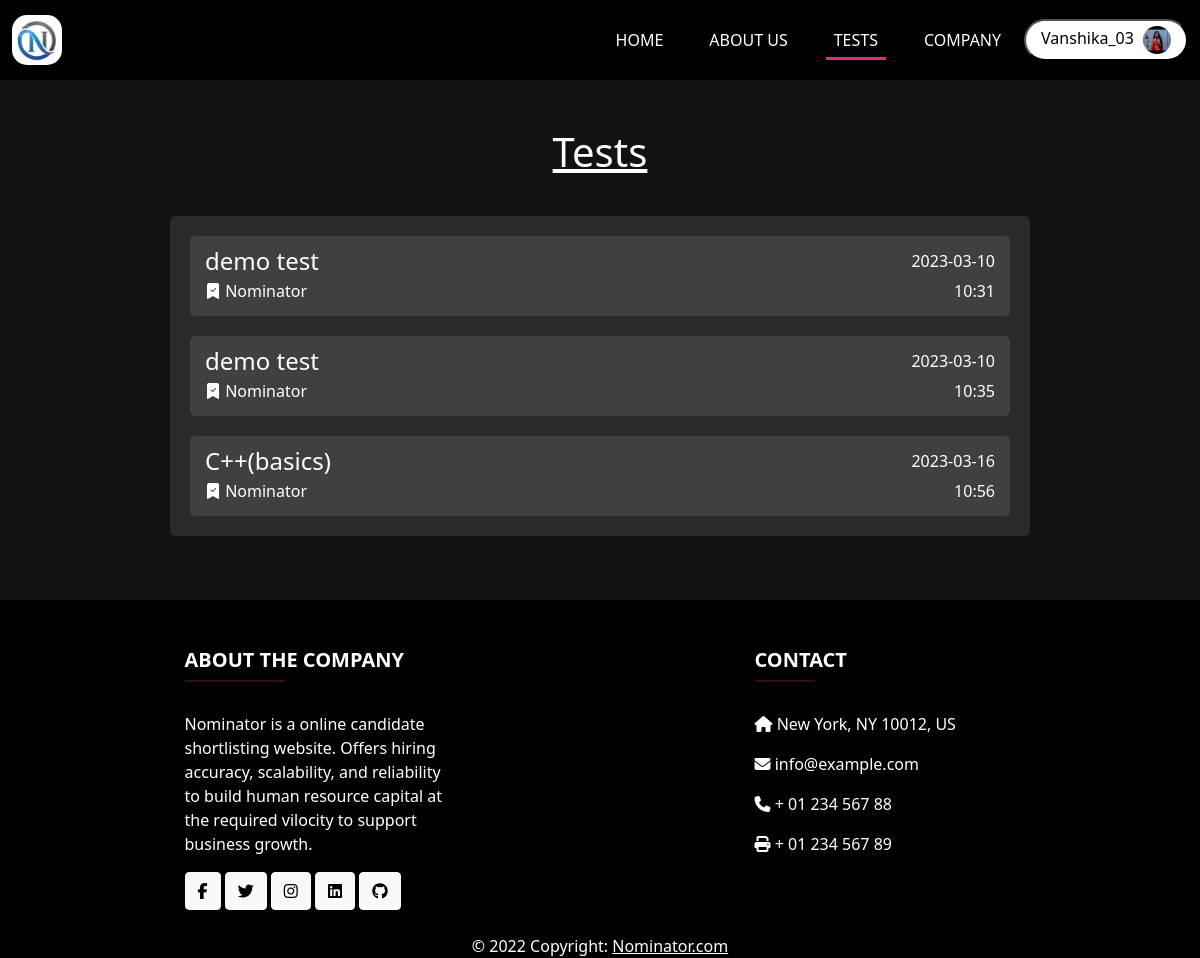
Screenshot of /tests (signed in) with the database file from the repository.
### models.py (models this page shows, shortened)
class Candidate(db.Model, UserMixin):
    username = db.Column(db.String(100), primary_key=True)
    email = db.Column(db.String(100), unique=True, nullable=False)
    password = db.Column(db.String(100), unique=True, nullable=False)
    firstname = db.Column(db.String(100), nullable=False)
    lastname = db.Column(db.String(100))
    linkedin = db.Column(db.String(100))
    github = db.Column(db.String(100))
    resume = db.Column(db.String(200), default=False)
    gender = db.Column(db.Enum(CandidateGender))
    about_me = db.Column(db.String(500), nullable = True)
    profile_pic = db.Column(db.String(200) , nullable = True , default = 'default_pic.jpg')
    skills = db.relationship('Skill', secondary="candidate_skills", backref='candidate', lazy=True)

class TechnicalTest(db.Model):
    id = db.Column(db.Integer, primary_key=True)
    name = db.Column(db.String(255), nullable=False)
    description = db.Column(db.Text, nullable=True)
    owner_company = db.Column(db.String(100), db.ForeignKey("company.username"))
    duration = db.Column(db.Integer, nullable=False)
    created_at = db.Column(db.DateTime, nullable=False, default=datetime.utcnow)
    job_role = db.Column(db.String(255), nullable=False)
    is_public = db.Column(db.Boolean, nullable=False)
    questions = db.relationship('TechnicalQuestion', secondary="question_test", backref='technical_test')

### views.py (the view)
@app.route('/tests')
def tests():
    all_tests = TechnicalTest.query.all()
    return render_template('tests.html', tests=all_tests)

### app.py (called while the page is built)
@login_manager.user_loader
def load_user(username):
    user = Company.query.filter_by(username=username).first()
    if not user:
        user = Candidate.query.filter_by(username=username).first()
    return user

### templates/tests.html (shortened to what this page needs)
{% extends 'base.html' %}
{% block css %}
    <link rel="stylesheet" href="{{url_for('static', filename='css/tests.css')}}">
{% endblock %}
{% block body %}
<div class="test-body">
    <div class="container mt-5 mb-5">
        <h1 class="test-heading">Tests</h1>
        <div class="test-main-container">
          {% if tests|length > 0 %}
              <ul class="test-list-container">
                {% for test in tests %}
                <a href="/test/{{test.id}}" class="test-anchor">
                    <li class="test-container">
                      <div class="test-container-row">
                        <h4 class="test-elements">{{test.name}}</h4>
                        <p class="test-elements">{{test.created_at.strftime('%Y-%m-%d')}}</p>
                      </div>
                      <div class="test-container-row">
                        <h6 class="test-elements">
                          <i class="bi bi-bookmark-check-fill"></i>&nbsp;{{test.owner_company}}
                        </h6>
                        <p class="test-elements">{{test.created_at.strftime('%H:%M')}}</p>
                      </div>
                    </li>
                </a>
                {% endfor %}
              </ul>
          {% endif %}
        </div>
    </div>
</div>
{% endblock %}

### templates/navbar.html (shortened to what this page needs)
{% block css %}
    <link rel="stylesheet" href="{{url_for('static', filename='css/navbar.css')}}">
{% endblock %}
<nav class="navbar sticky-top navbar-expand-md navbar-light bg-dark">
    <div class="container-fluid">
        <a href="/" class="navbar-brand">
            <img id="logo" src="{{url_for('static', filename='img/logo.png')}}" width="50" height="50" alt="CoolBrand">
        </a>
        <div class="collapse navbar-collapse" id="navbarCollapse">
            <div class="navbar-nav ms-auto">
                <a href="/" id="clickid1" class="nav-item nav-link">Home</a>
                <a href="/about" id="clickid2" class="nav-item nav-link">About Us</a>
                <a href="/tests" id="clickid3" class="nav-item nav-link">Tests</a>
                <a href="/company" id="clickid4" class="nav-item nav-link">Company</a>
                {% if current_user.is_authenticated %}
                {% if user_class == 'company' %}
                <div class="profile-div">
                    <button class="btn-profile nav-item" onclick="showDropdown()">
                        {{current_user.company_name}}<img src="/uploads/ProfilePic/{{ company_logo }}" class="pro-pic" alt="Profile Picture" >
                    </button>
                    <div class="dropdown-profile">
                        <a class="dropdown-content" href="{{url_for('Company_profile' , username = current_user.username) }}">Profile</a>
                        <a class="dropdown-content" href="{{ url_for('auth.logout') }}">Logout</a>
                    </div>
                </div>
                {% elif user_class == 'candidate' %}
                <div class="profile-div">
                    <button class="btn-profile nav-item" onclick="showDropdown()">
                        {{current_user.username}}
                        {% if profile_pic %}
                        <img src="/uploads/ProfilePic/{{ profile_pic }}" class="pro-pic" alt="Profile Picture" >
                        {% else %}
                        <img src="/static/img/default_user.png" class="pro-pic" alt="Profile Picture" >
                        {% endif %}
                    </button>
                </div>
                {% endif %}
                {% endif %}
            </div>
        </div>
    </div>
</nav>

### static/css/tests.css (style rules this page uses)
.test-body { min-height: 40vh; }
.test-main-container { display: flex; justify-content: center; }
.test-heading { text-align: center; margin: 40px 0; text-decoration: underline; font-size: 40px; }
.test-anchor { text-decoration: none; color: white; }
.test-list-container { background-color: rgba(255, 255, 255, 0.1); list-style: none; padding: 10px; border-radius: 5px; display: flex; flex-direction: column; align-items: center; align-self: center; width: 300px; }
.test-container { background-color: rgba(255, 255, 255, 0.1); padding: 10px 15px; display: flex; flex-direction: column; margin: 10px 0; border-radius: 5px; cursor: pointer; width: 280px; }
.test-container-row { display: flex; justify-content: space-between; height: 30px; }
@media screen and (min-width: 640px) { .test-list-container { width: 600px; } }
@media screen and (min-width: 640px) { .test-container { width: 560px; } }
@media screen and (min-width: 992px) { .test-list-container { width: 860px; } }
@media screen and (min-width: 992px) { .test-container { width: 820px; } }
.test-elements { line-height: 30px; }

### static/css/navbar.css (style rules this page uses)
body { background-color: #121212; color: white; }
#logo { border-radius: 15px; }
.navbar { background-color: black !important; }
.nav-link { color: white !important; text-transform: uppercase; margin: 0 15px; display: inline-block; position: relative; }
.nav-link:after { content: ''; position: absolute; width: 100%; transform: scaleX(0); height: 3px; bottom: 0; left: 0; background-color: #d63384; transform-origin: bottom right; transition: transform 0.50s ease-out; }
.active:after { transform: scaleX(1); transform-origin: bottom left; }
.navbar-nav { align-items: center; margin: 1% 0; }
.pro-pic { width: 28px; height: 28px; margin-left: 5px; border-radius: 50%; }
.btn-profile { border-radius: 40px; background-color: white ; color: black; padding: 5px 15px; }

### rows the page displays
Candidate: username "Vanshika_03", profile_pic (picture)
TechnicalTest: name "demo test", created_at "2023-03-10", owner_company "Nominator", created_at "10:31"
TechnicalTest: name "demo test", created_at "2023-03-10", owner_company "Nominator", created_at "10:35"
TechnicalTest: name "C++(basics)", created_at "2023-03-16", owner_company "Nominator", created_at "10:56"
